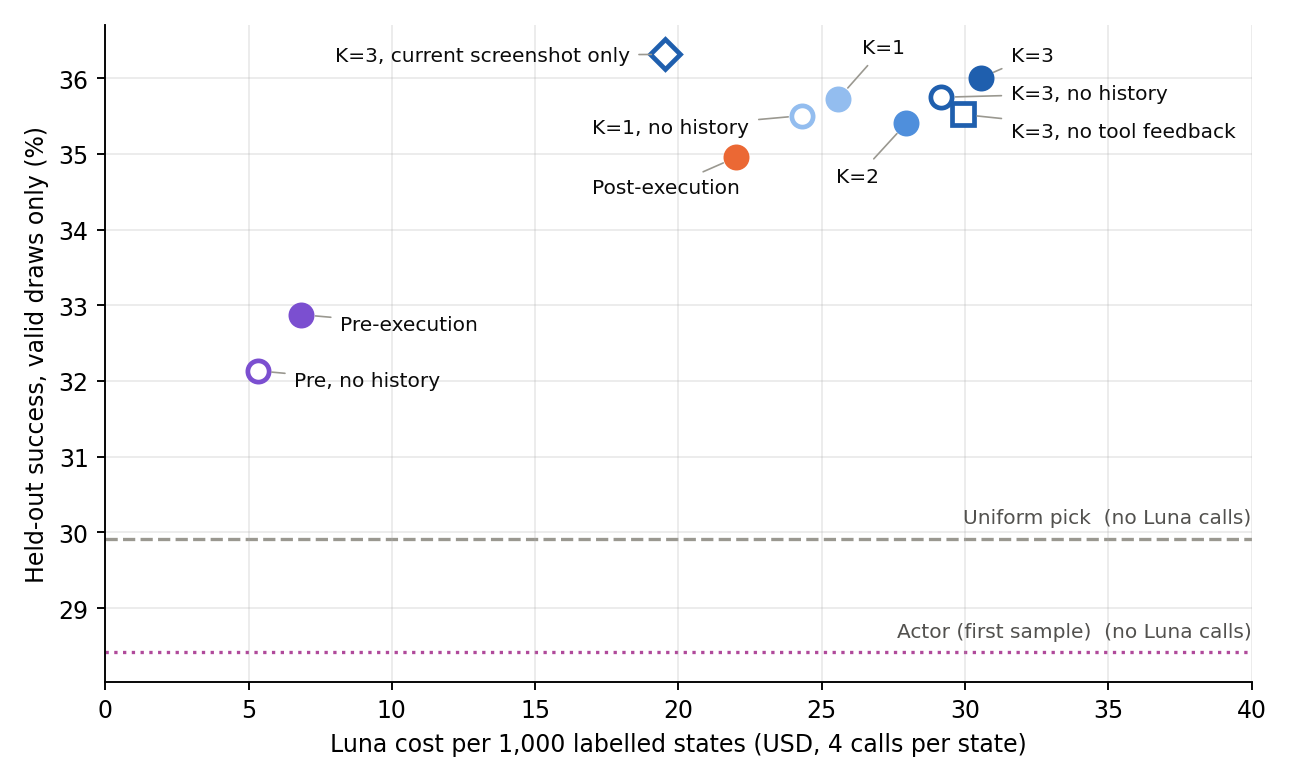

Here is the Python script that generated this plot:
"""Valid-only held-out success vs recorded Luna cost per labelled state (421 fast1k states; success on the 372 states
where every action has a valid held-out draw). Variants share their base condition's colour with a hollow marker."""
import json
from pathlib import Path

import matplotlib
matplotlib.use("Agg")
import matplotlib.pyplot as plt

V = Path(__file__).resolve().parent
succ = json.loads((V / "history-effect.json").read_text())["valid_only"]["success"]
cost = {r["root"].split("/")[-1]: r["total_usd"] for r in json.loads((V.parent / "lookahead-costs.json").read_text())
        if r["root"].startswith("lookahead-fast1k")}
STATES = 421
# root, success key, label, colour, marker, filled
POINTS = [("before", "Pre-execution, 3 past steps", "Pre-execution", "#7b4fd0", "o", True),
          ("before-h0", "Pre-execution, no history", "Pre, no history", "#7b4fd0", "o", False),
          ("immediate", "Post-execution, 3 past steps", "Post-execution", "#eb6834", "o", True),
          ("k1", "K=1, 3 past steps", "K=1", "#93bdef", "o", True),
          ("k1-h0", "K=1, no history", "K=1, no history", "#93bdef", "o", False),
          ("k2", "K=2, 3 past steps", "K=2", "#4f8fdc", "o", True),
          ("k3", "K=3, 3 past steps", "K=3", "#1f5fae", "o", True),
          ("k3-h0", "K=3, no history", "K=3, no history", "#1f5fae", "o", False),
          ("k3-nofb", "K=3, no tool feedback in lookahead", "K=3, no tool feedback", "#1f5fae", "s", False),
          ("k3-img1", "K=3, current screenshot only", "K=3, current screenshot only", "#1f5fae", "D", False)]
# label positions in data coordinates (x = USD per 1,000 states, y = %), joined to points by thin leader lines
LABEL_AT = {"before": (8.2, 32.75), "before-h0": (6.6, 32.0), "immediate": (17.0, 34.55), "k1-h0": (17.0, 35.35),
            "k1": (26.4, 36.4), "k2": (25.5, 34.7), "k3": (31.6, 36.3), "k3-h0": (31.6, 35.8), "k3-nofb": (31.6, 35.3),
            "k3-img1": (8.0, 36.3)}
fig, ax = plt.subplots(figsize=(7.6, 4.6))
for root, key, label, color, marker, filled in POINTS:
    if key not in succ or root not in cost:
        continue
    x, y = 1000 * cost[root] / STATES, succ[key][0]
    ax.plot(x, y, marker=marker, ms=9, color=color, mfc=color if filled else "white", mec=color, mew=2, ls="none", zorder=3)
    lx, ly = LABEL_AT[root]
    ax.annotate(label, (x, y), xytext=(lx, ly), textcoords="data", fontsize=8.5, color="#0b0b0b", va="center",
                ha="left", arrowprops=dict(arrowstyle="-", color="#9a9890", lw=0.7, shrinkA=2, shrinkB=6))
for key, label, color, ls in (("Uniform", "Uniform pick", "#9a9890", "--"), ("Actor (first sample)", "Actor (first sample)", "#b04a9b", ":")):
    y = succ[key][0]
    ax.axhline(y, color=color, ls=ls, lw=1.4, zorder=1)
    ax.text(1.0, y + 0.15, f"{label}  (no Luna calls)", transform=ax.get_yaxis_transform(), ha="right", va="bottom",
            fontsize=8.5, color="#52514e")
ax.set_xlabel("Luna cost per 1,000 labelled states (USD, 4 calls per state)")
ax.set_ylabel("Held-out success, valid draws only (%)")
ax.set_xlim(0, 40)
ax.grid(alpha=.25)
for side in ("top", "right"):
    ax.spines[side].set_visible(False)
fig.tight_layout()
for ext in ("png", "svg"):
    fig.savefig(V / f"lookahead_success_vs_cost.{ext}", dpi=170)
